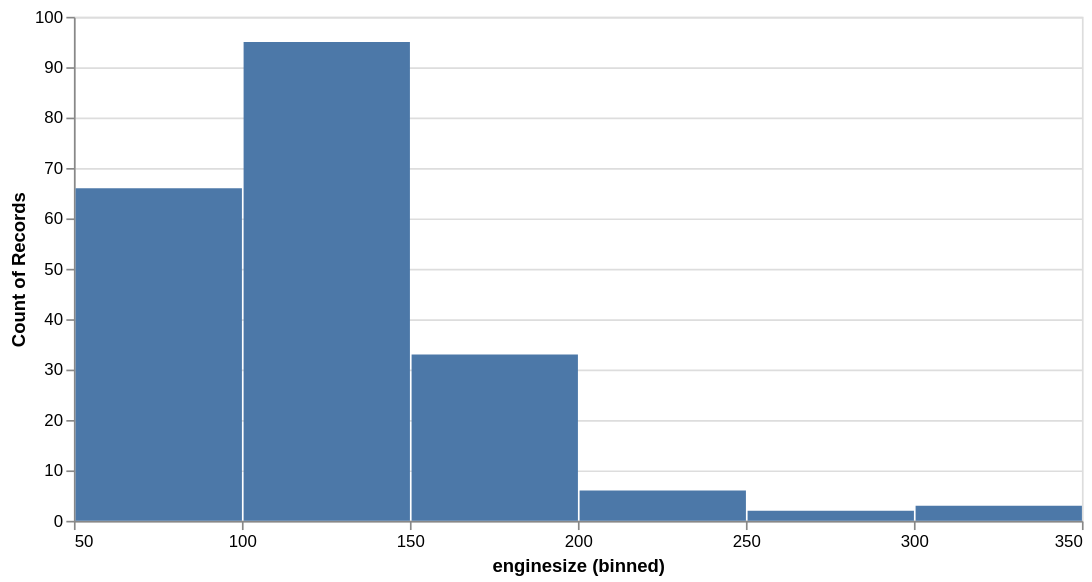

The notebook cell this image was saved under:
### Code cell
alt.Chart(cars_data).mark_bar().encode(
    x=alt.X('enginesize:Q', bin=True),
    y='count()'
).properties(width=600)

### Figure 1 — Vega-Lite specification as saved in the notebook (floating-point values rounded to 4 significant figures; data arrays with more than 128 entries replaced by an {"elided": "..."} marker saying what was removed)
{"config": {"view": {"continuousWidth": 300, "continuousHeight": 300}}, "data": {"name": "data-1bed9fbf2600d9190696f48c3511329a"}, "mark": {"type": "bar"}, "encoding": {"x": {"bin": true, "field": "enginesize", "type": "quantitative"}, "y": {"aggregate": "count", "type": "quantitative"}}, "width": 600, "$schema": "https://vega.github.io/schema/vega-lite/v6.1.0.json", "datasets": {"data-1bed9fbf2600d9190696f48c3511329a": {"elided": "205 records"}}}
